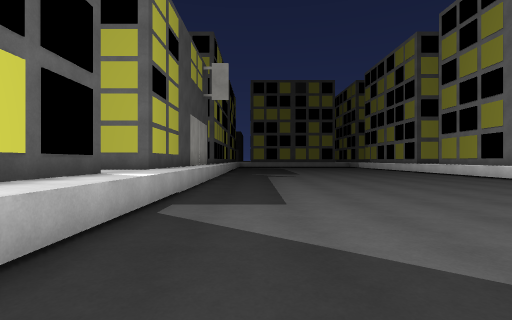
View 1 (above)

24 first-person views from a walk through a Unity game level. The camera is 1.2 m above the floor, looks level and sees 85° across. The floor is counted in squares, 1.8 m on a side. Each view is taken from the middle of a square. On the plan, view 1 faces up. The plan holds only what a view shows up to about 9 squares ahead; the rest is blank. The place goes on beyond the plan. The player is left out. Surface patterns are stand-ins for the level's own textures.

View 2
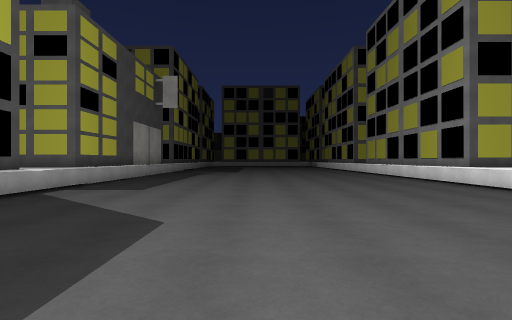

View 3
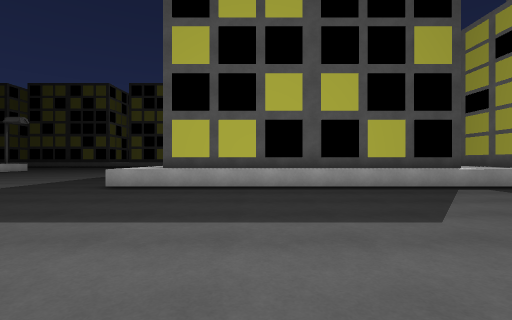

View 4
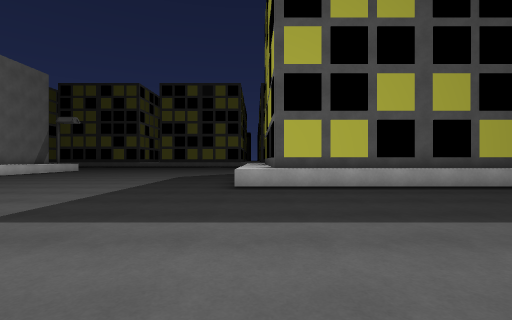

View 5
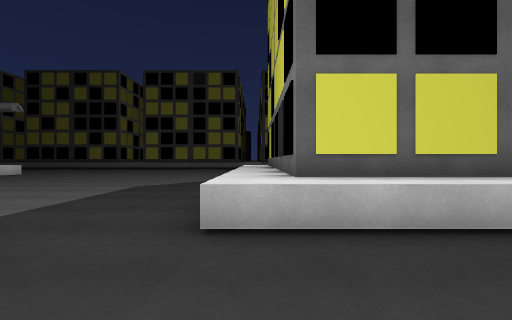

View 6
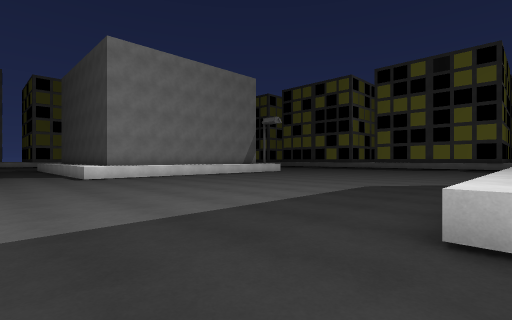

View 7
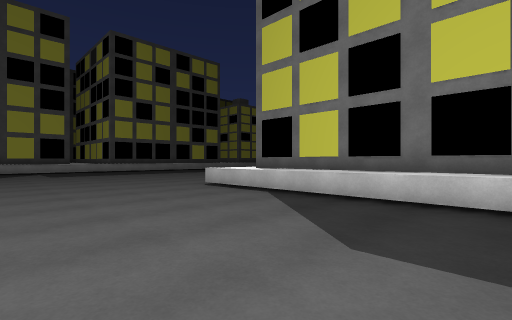

View 8
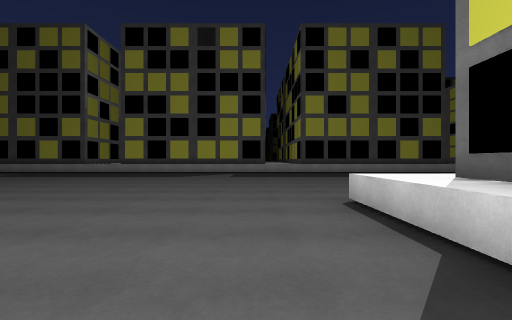

View 9
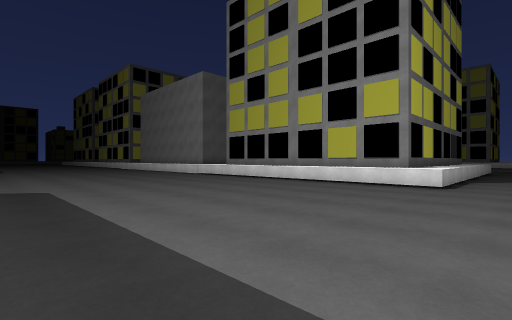

View 10
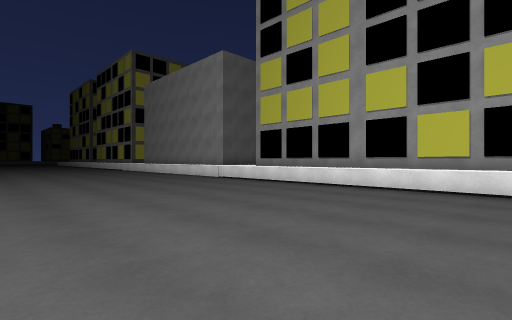

View 11
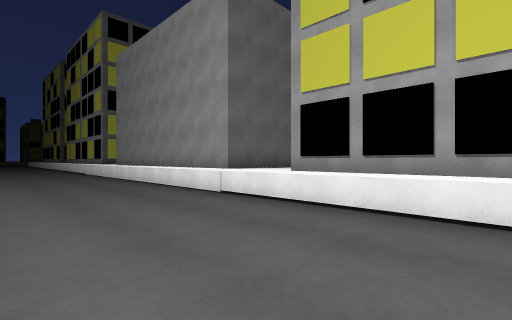

View 12
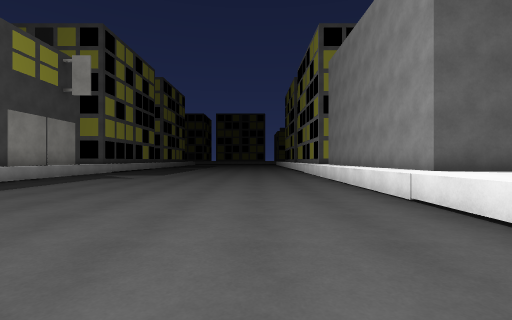

View 13
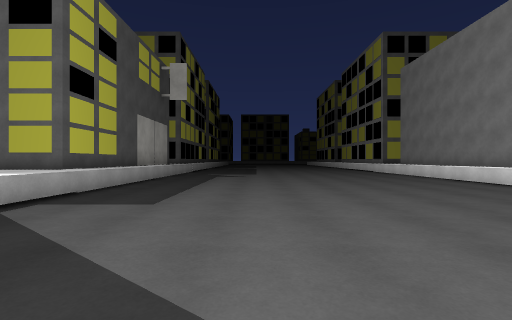

View 14
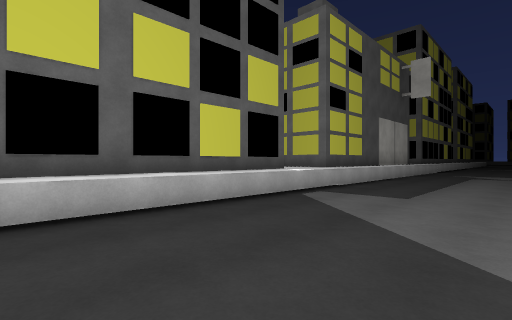

View 15
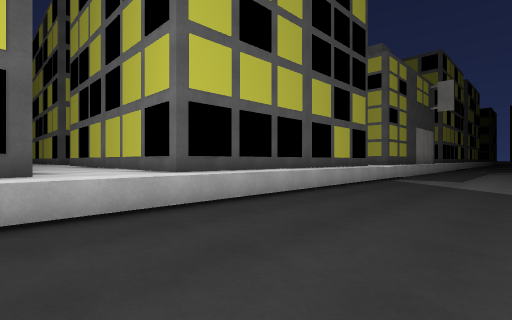

View 16
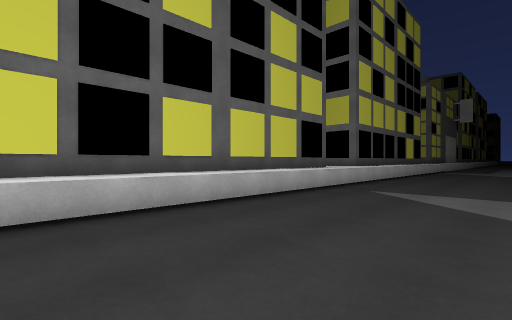

View 17
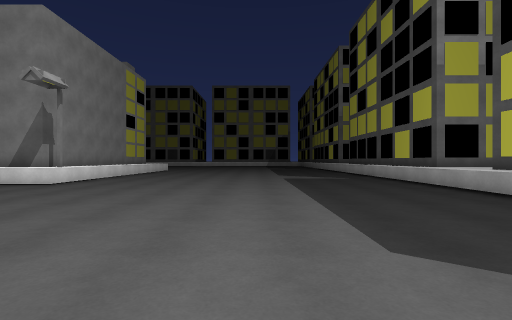

View 18
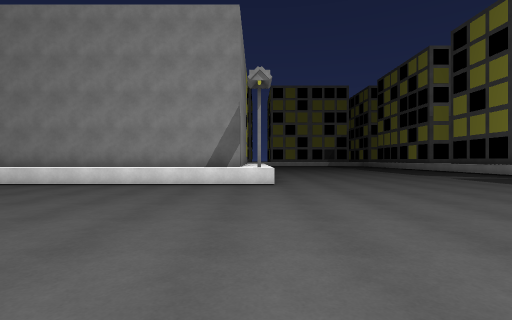

View 19
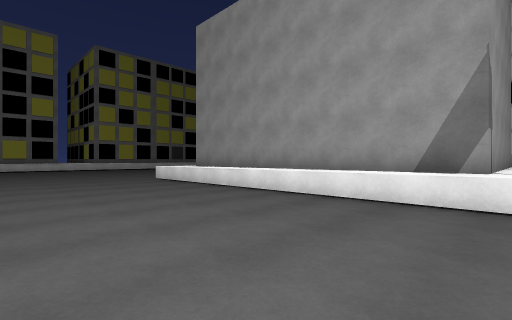

View 20
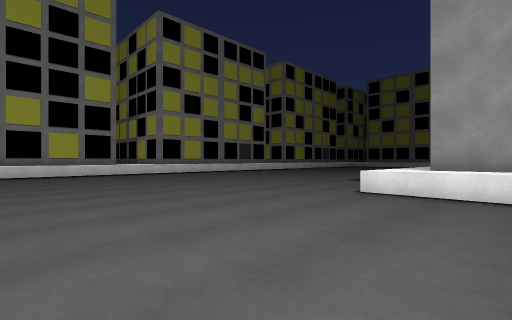

View 21
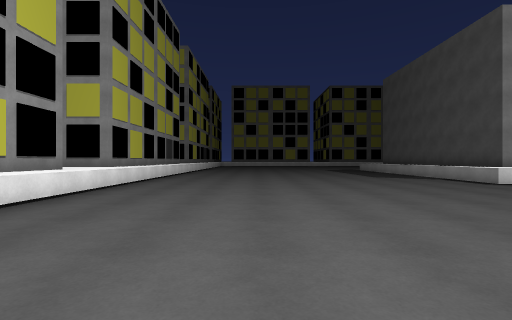

View 22
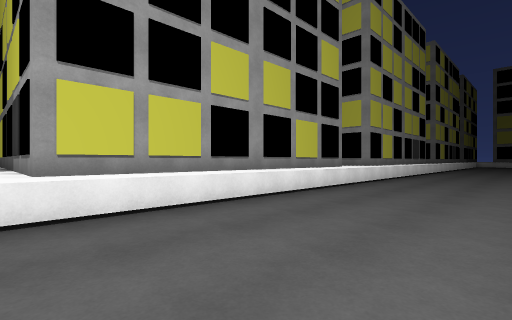

View 23
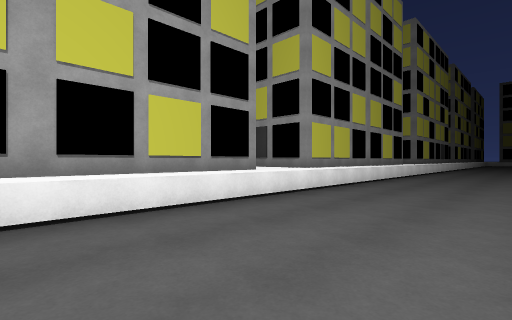

View 24
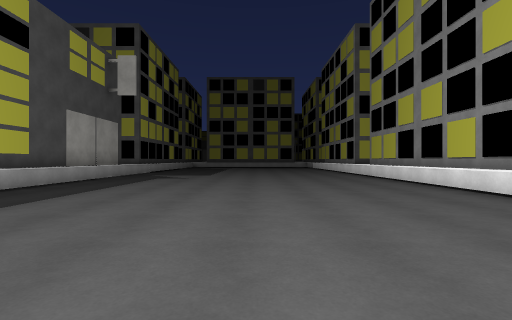

### Floor plan
Key: @ floor where view 1 was taken; . floor; ^ raised ledge; B building; S streetlight.
Columns run from 24 left of view 1 to 11 right of it. Each row starts with its distance up from view 1.
 10   B..........BB       B..........^^
  9   B..........BB       B..........^^
  8   B..........BB       B..........^^
  7 BBB..........BBB    BBB..........^^^
  6 BBB..........BBBB   BBB..........^^
  5  ^^..........^^      ^^..........^
  4  ^^..........^^      ^^..........^
  3  ^^..........^^      ^^..........
  2  ^^..........^^      ^^.........
  1  ^^..........^^      ^^..........^^
  0  ^^..........^^      ^^.@........^^
 -1  ^^..........^^      ^^..........^^
 -2  ^^..........^^      ^^..........^^
 -3 ^^^..........^^^^^^^^^^..........^^
 -4 ^^^..........^^^^^^^^^^..........^^
 -5 ^^^..............................^^^
 -6  ^^......................... ....^^^
 -7  ^^........................  ....^^
 -8  ^^.......................  .....^^
 -9  ^^..............................^^
-10  ^^..............................^^
-11  ^^..............................^^
-12  ^^..............................^^
-13  ^^..............................^^
-14  ^^..............................^^
-15 ^^^..........SBBBBBBBBB..........^^
-16 ^^^..........BBBBBBBBBB..........^^^

Positions as (right, up) in squares from view 1, and headings:
1: (0, 0), facing up
2: (3, -2), facing up
3: (5, -1), facing left
4: (5, -4), facing left
5: (1, -4), facing left
6: (1, -4), facing down-left
7: (-5, -9), facing up-left
8: (-7, -6), facing left
9: (-19, -6), facing up-right
10: (-18, -3), facing up-right
11: (-15, 1), facing up-right
12: (-14, 1), facing up
13: (-18, 0), facing up
14: (-18, -1), facing up-left
15: (-18, -6), facing up-left
16: (-18, -13), facing up-left
17: (-17, -7), facing down
18: (-11, -7), facing down
19: (-11, -10), facing down-right
20: (-4, -9), facing down-right
21: (5, -7), facing down
22: (5, -5), facing down-right
23: (5, 1), facing down-right
24: (4, 1), facing up
